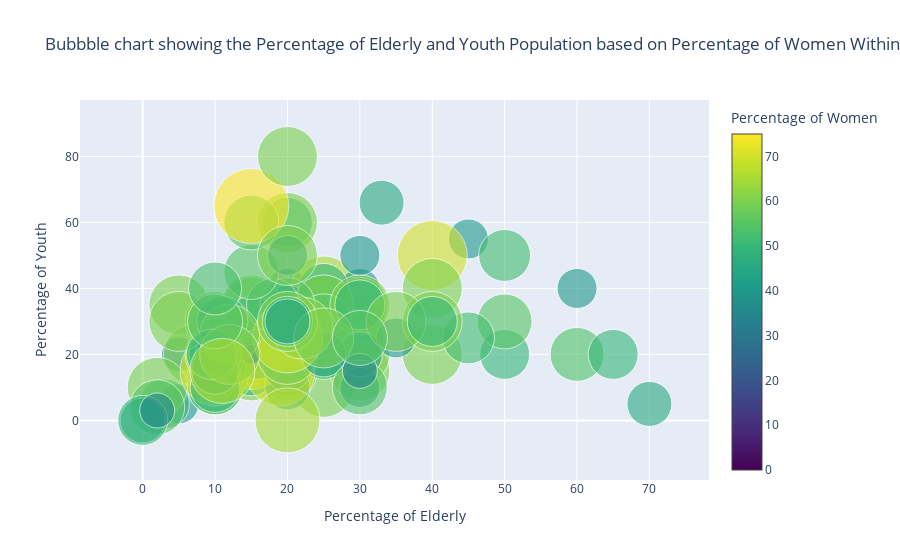

Notebook code cell kept with this figure:
### Code cell
x = df.iloc[:, 2]
y = df.iloc[:, 3]
size = df[df.iloc[:, 0] <= 100].iloc[:, 0] 
p3 = go.Scatter(x=x,y=y,mode='markers',marker=dict(size=size,opacity=0.6,color=size,colorscale='Viridis',colorbar=dict(title='Percentage of Women')),text=df.iloc[:,4])
layout = go.Layout(title='Bubbble chart showing the Percentage of Elderly and Youth Population based on Percentage of Women Within Lebanese Villages',xaxis_title = 'Percentage of Elderly',yaxis_title='Percentage of Youth')
fig = go.Figure(data=[p3],layout=layout)
py.iplot(fig, filename='bubble')

### Figure 1 — Plotly figure (JSON) as saved in the notebook; plotly's stock layout.template omitted (floating-point values rounded to 4 significant figures)
{"data": [{"marker": {"color": [0, 52, 40, 40, 0, 60, 55, 35, 60, 55, 60, 55, 65, 50, 52, 0, 50, 50, 48, 60, 40, 0, 0, 50, 0, 40, 55, 60, 60, 45, 55, 60, 40, 50, 50, 60, 55, 54, 0, 55, 60, 60, 60, 50, 50, 55, 60, 52, 55, 40, 60, 50, 45, 45, 55, 70, 40, 70, 60, 40, 52, 40, 60, 50, 70, 40, 51, 60, 50, 60, 60, 50, 40, 48, 70, 55, 52, 0, 0, 53, 60, 35, 40, 60, 55, 51, 60, 55, 40, 75, 45, 20, 47, 45, 70, 45, 50, 60, 60, 50.2, 62, 0, 55, 60, 65, 60, 52, 50, 55, 35, 0, 60, 50, 55, 60, 45, 45, 60, 50, 53, 65], "colorbar": {"title": {"text": "Percentage of Women"}}, "colorscale": [[0, "#440154"], [0.1111, "#482878"], [0.2222, "#3e4989"], [0.3333, "#31688e"], [0.4444, "#26828e"], [0.5556, "#1f9e89"], [0.6667, "#35b779"], [0.7778, "#6ece58"], [0.8889, "#b5de2b"], [1, "#fde725"]], "opacity": 0.6, "size": [0, 52, 40, 40, 0, 60, 55, 35, 60, 55, 60, 55, 65, 50, 52, 0, 50, 50, 48, 60, 40, 0, 0, 50, 0, 40, 55, 60, 60, 45, 55, 60, 40, 50, 50, 60, 55, 54, 0, 55, 60, 60, 60, 50, 50, 55, 60, 52, 55, 40, 60, 50, 45, 45, 55, 70, 40, 70, 60, 40, 52, 40, 60, 50, 70, 40, 51, 60, 50, 60, 60, 50, 40, 48, 70, 55, 52, 0, 0, 53, 60, 35, 40, 60, 55, 51, 60, 55, 40, 75, 45, 20, 47, 45, 70, 45, 50, 60, 60, 50.2, 62, 0, 55, 60, 65, 60, 52, 50, 55, 35, 0, 60, 50, 55, 60, 45, 45, 60, 50, 53, 65]}, "mode": "markers", "text": ["Aabdine", "Aain Drafil", "Aain Ed-Delbe", "Aain El Saydeh", "Aain El-Kharroubeh", "Aain Et-Teffaha", "Aain Harsha", "Aaita Ej-Jabal", "Aalmane Ech-Chouf", "Aammatour", "Aanout", "Aathrine", "Aayha", "Aayroun", "Aaytat", "Antelias-Naccache", "Arsoun", "Baisour", "Balloune", "Batroumine", "Batroun", "Bchamoun", "Behdaydat", "Beit Monzer", "Berti", "Besri Jezzine", "Bmahray", "Bnaafoul", "Bnabil", "Bohwara", "Borj Aakkar", "Borj En-Naqoura", "Bouar", "Bqaa Kafra", "Bramiyeh", "Breissat", "Bsarma", "Btalloun", "Btedine El-Leqch", "Bzoummar", "Chamate", "Chhim", "Chibtine", "Chimlane", "Chnanaair", "Damour", "Daraiya Kesrouane", "Deir El-Ghazal", "Deir Mimas", "Dibbine", "Dlebta", "Douma", "Edde El-Batroun", "Eghbe", "El Ghabe", "Fatre", "Fourzol", "Ghabat", "Ghaziyeh", "Hadath Ej-Jebbeh", "Hammana", "Hanaouay", "Haouch El Qinnabeh Rachaya", "Hdeine", "Heri", "Hilan", "Jbaa En-Nabatiyeh-Ein-Boswar", "Jbeil", "Jdaidet Ghazir", "Jdita", "Jenjlaya", "Jiyeh", "Jouret El-Ballout", "Kafr Harra", "Kaftoun", "Kfar Hay", "Kfar Jreif", "Kfarhata ", "Kfarhata Zgharta", "Kouakh", "Kour", "Lassa", "Magher wbala", "Mar Chaaya", "Mazraat Mechref", "Mhaiydseh Rachaya", "Miziara", "Nabi Ayla", "Nabi Osmane", "Nakhleh", "Nimrine", "Nmairiyeh", "Qaa Er-Rim", "Qahmez", "Qalaouiyeh", "Qarah Bach", "Qartaba", "Qaynour", "Qaytouleh", "Qbaiyat Aakkar", "Qennabet Broummana", "Qleiaat Aakkar", "Qnat", "Qortada", "Qsaibet En-Nabatiyeh", "Rahbeh", "Rashana", "Sebaal Zgharta", "Soultaniyet Bent Jbeil", "Srayri", "Srobbine", "Talia", "Tallet Chattaha", "Toula El-Batroun", "Zaitoun", "Zeita", "Zgharta-Ehden", "Zibdine En-Nabatiyeh", "Zouarib", "Zrariyeh", "berqayel"], "type": "scatter", "x": [0, 23, 5, 20, 0, 15, 15, 5, 25, 11, 20, 10, 25, 15, 10, 0, 30, 3, 30, 40, 30, 0, 0, 20, 0, 60, 10, 5, 7, 10, 30, 2, 20, 20, 20, 30, 10, 60, 0, 2, 15, 25, 30, 50, 25, 20, 10, 10, 50, 45, 25, 25, 0, 20, 25, 40, 30, 15, 15, 35, 45, 10, 40, 0, 10, 10, 15, 30, 16, 10, 40, 10, 30, 20, 19, 20, 10, 0, 0, 18, 20, 2, 10, 5, 15, 11, 20, 15, 20, 15, 30, 15, 10, 25, 20, 70, 30, 35, 12, 9.5, 22, 0, 30, 20, 20, 12, 50, 20, 10, 30, 0, 25, 65, 30, 20, 33, 20, 20, 40, 10, 11], "y": [0, 23, 5, 40, 0, 15, 35, 20, 10, 15, 15, 10, 40, 15, 20, 0, 30, 5, 25, 20, 40, 0, 0, 15, 0, 40, 10, 35, 20, 30, 35, 10, 35, 20, 60, 15, 15, 20, 0, 4, 20, 35, 20, 20, 40, 20, 30, 16, 30, 55, 35, 20, 0, 10, 30, 50, 50, 20, 35, 25, 25, 20, 40, 0, 15, 25, 30, 35, 20, 20, 30, 10, 10, 16, 15, 35, 20, 0, 0, 35, 60, 3, 20, 30, 45, 30, 20, 60, 50, 65, 20, 20, 15, 20, 25, 5, 35, 30, 26, 20, 28, 0, 10, 30, 0, 20, 50, 30, 30, 15, 0, 25, 20, 25, 50, 66, 30, 80, 30, 40, 15]}], "layout": {"autosize": true, "title": {"text": "Bubbble chart showing the Percentage of Elderly and Youth Population based on Percentage of Women Within Lebanese Villages"}, "xaxis": {"autorange": true, "range": [-7.383, 77.07], "title": {"text": "Percentage of Elderly"}, "type": "linear"}, "yaxis": {"autorange": true, "range": [-47.33, 124.4], "title": {"text": "Percentage of Youth"}, "type": "linear"}}}
